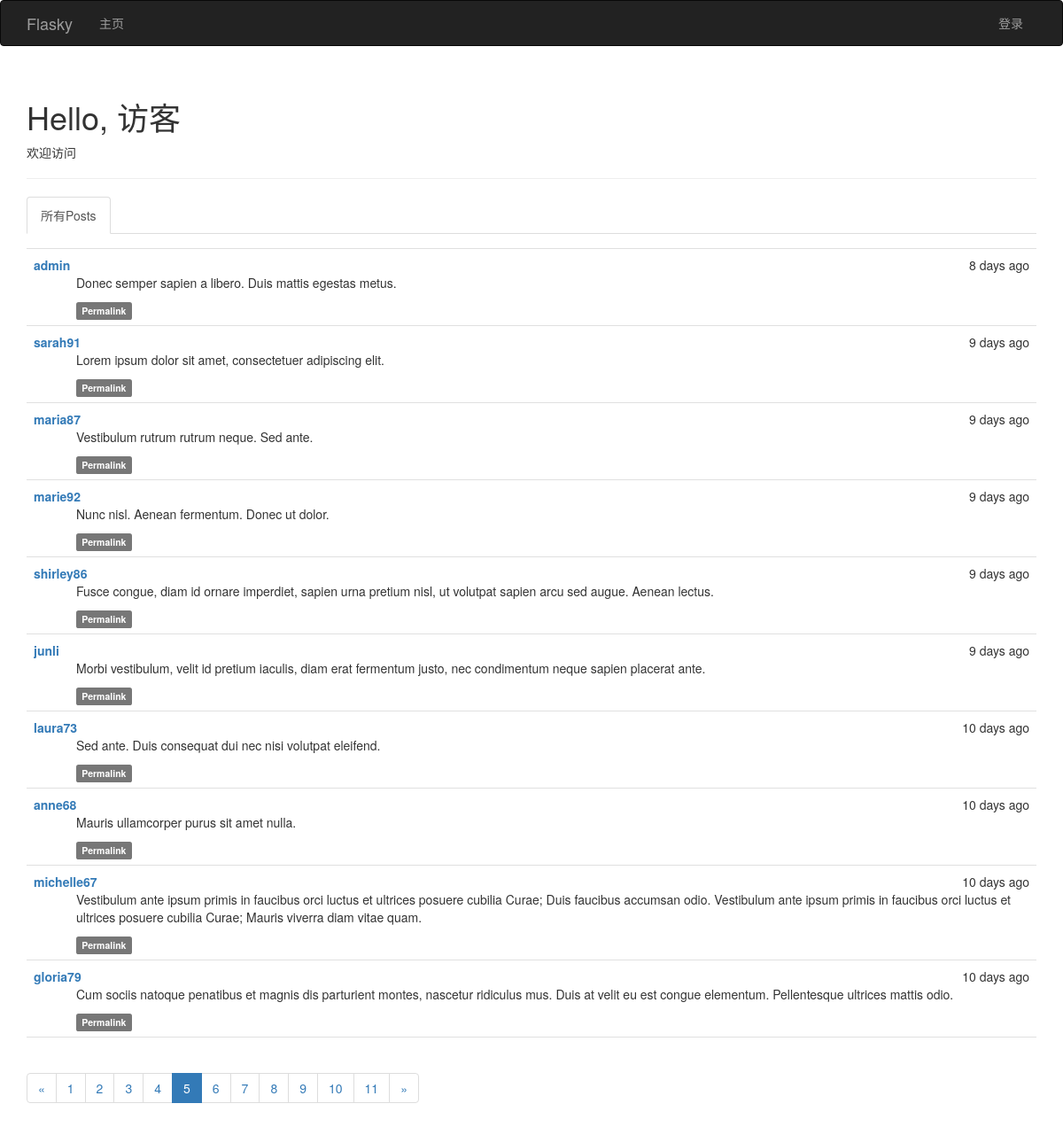
The app's page /?page=5 with its own data.
### app/models.py (models this page shows, shortened)
class Post(db.Model):
    __tablename__ = 'posts'
    id = db.Column(db.Integer, primary_key=True)
    body = db.Column(db.Text)
    timestamp = db.Column(db.DateTime, index=True, default=datetime.utcnow)
    author_id = db.Column(db.Integer, db.ForeignKey('users.id'))
    body_html = db.Column(db.Text)

class User(UserMixin, db.Model):
    __tablename__ = 'users'
    id = db.Column(db.Integer, primary_key=True)
    username = db.Column(db.String(64), unique=True, index=True)
    email = db.Column(db.String(64), unique=True,index=True)
    role_id = db.Column(db.Integer, db.ForeignKey('roles.id'))
    password_hash = db.Column(db.String(128))
    confirmed = db.Column(db.Boolean, default= False)
    name = db.Column(db.String(64))
    location = db.Column(db.String(128))
    about_me = db.Column(db.Text())
    member_since = db.Column(db.DateTime(), default=datetime.utcnow)
    last_seen = db.Column(db.DateTime(), default=datetime.utcnow)
    posts = db.relationship('Post', backref='author', lazy='dynamic')
    followed = db.relationship('Follow', foreign_keys=[Follow.follower_id], backref=db.backref('follower', lazy='joined')
                               , lazy='dynamic', cascade='all,delete-orphan')
    followers = db.relationship('Follow', foreign_keys=[Follow.followed_id], backref=db.backref('followed',lazy='joined')
                                , lazy='dynamic',cascade='all,delete-orphan')
    @property
    def password(self):
        raise AttributeError('password is not a readable attribute')

### app/main/views.py (the view)
@main.route('/',methods=['GET','POST'])
def index():
    form = PostForm()
    if current_user.can(Permission.WRITE_ARTICLES) and form.validate_on_submit():
        post = Post(body=form.body.data, author=current_user._get_current_object())
        db.session.add(post)
        return redirect(url_for('.index'))
    show_followed = False
    if current_user.is_authenticated:
        show_followed = bool(request.cookies.get('show_followed',''))
    if show_followed:
        query = current_user.followed_posts
    else:
        query = Post.query
    page = request.args.get('page',1, type=int)
    pagination = query.order_by(Post.timestamp.desc()).paginate(page,
                per_page=current_app.config['FLASKY_POSTS_PER_PAGE'], error_out=False)
    posts = pagination.items
    return render_template('index.html', form = form, posts=posts, pagination=pagination, show_followed=show_followed)

### app/auth/views.py (called while the page is built)
@auth.before_app_request
def before_request():
    if current_user.is_authenticated:
        current_user.ping()
        if not current_user.confirmed and request.endpoint[:5] != 'auth.':
            return redirect(url_for('auth.unconfirmed'))

### app/main/__init__.py (called while the page is built)
@main.app_context_processor
def inject_permissions():
    return dict(Permission=Permission)

### app/models.py (called while the page is built)
    def can(self, permission):
        return False

    def is_administrator(self):
        return False

### app/templates/index.html (shortened to what this page needs)
{%  extends "base.html" %}
{%  import "bootstrap/wtf.html" as wtf %}
{%  import "_macros.html" as macros %}
{% block page_content %}
    <div class="page-header">
        <h1>Hello, {% if current_user.is_authenticated %}{{ current_user.username }} {% else %} 访客{% endif %} </h1>
        {% if not known %}
            <p>欢迎访问</p>
         {% else %}
            <p>欢迎再次光临！</p>
        {% endif %}
    </div>
    <div class="post-tabs">
        <ul class="nav nav-tabs">
            <li {% if not show_followed %} class="active" {% endif %}> <a href="{{ url_for('.show_all') }}">所有Posts</a></li>
        </ul>
  {%  include '_posts.html' %}
    </div>
    {% if pagination %}
        <div class="pagination">
            {{ macros.pagination_widget(pagination,'.index') }}
        </div>
    {% endif %}
{% endblock %}

### app/templates/_posts.html (shortened to what this page needs)
  <ul class="posts">
        {% for post in posts %}
            <li class="post">
                <div class="post-date">
                    {{ moment(post.timestamp).fromNow() }}
                </div>
                <div class="post-author">
                    <a href="{{ url_for('.user', username=post.author.username) }}">{{ post.author.username }}</a>
                </div>
                <div class="post-content">
                    {% if post.body_html %}
                        {{  post.body_html | safe }}
                    {% else %}
                        {{ post.body }}
                    {% endif %}
                    <div class="post-footer">
                        <a href="{{ url_for('.post', id=post.id) }}">
                            <span class="label label-default">Permalink</span>
                        </a>
                    </div>
                </div>
            </li>
        {% endfor %}
    </ul>

### app/static/style.css (style rules this page uses)
ul.posts { list-style-type: none; padding: 0px; margin: 16px 0px 0px 0px; border-top: 1px solid #e0e0e0; }
ul.posts li.post { padding: 8px; border-bottom: 1px solid #e0e0e0; }
div.post-date { float: right; }
div.post-author { font-weight: bold; }
div.post-content { margin-left: 48px; min-height: 48px; }

### records on screen
Post: timestamp "8 days ago", author.username "admin", body_html "Donec semper sapien a libero. Duis mattis egestas metus."
Post: timestamp "9 days ago", author.username "sarah91", body_html "Lorem ipsum dolor sit amet, consectetuer adipiscing elit."
Post: timestamp "9 days ago", author.username "maria87", body_html "Vestibulum rutrum rutrum neque. Sed ante."
Post: timestamp "9 days ago", author.username "marie92", body_html "Nunc nisl. Aenean fermentum. Donec ut dolor."
Post: timestamp "9 days ago", author.username "shirley86", body_html "Fusce congue, diam id ornare imperdiet, sapien urna pretium nisl, ut volutpat sapien arcu sed augue. Aenean lectus."
Post: timestamp "9 days ago", author.username "junli", body_html "Morbi vestibulum, velit id pretium iaculis, diam erat fermentum justo, nec condimentum neque sapien placerat ante."
Post: timestamp "10 days ago", author.username "laura73", body_html "Sed ante. Duis consequat dui nec nisi volutpat eleifend."
Post: timestamp "10 days ago", author.username "anne68", body_html "Mauris ullamcorper purus sit amet nulla."
Post: timestamp "10 days ago", author.username "michelle67", body_html "Vestibulum ante ipsum primis in faucibus orci luctus et ultrices posuere cubilia Curae; Duis faucibus accumsan odio. Vestibulum ante ipsum primis in faucibus orci luctus et ultrices posuere cubilia Curae; Mauris viverra diam vitae quam."
Post: timestamp "10 days ago", author.username "gloria79", body_html "Cum sociis natoque penatibus et magnis dis parturient montes, nascetur ridiculus mus. Duis at velit eu est congue elementum. Pellentesque ultrices mattis odio."

### other values on screen
{{ p }} "1" "2" "3" "4" "6" "7" "8" "9" "10" "11"
{{ p }} "5"
